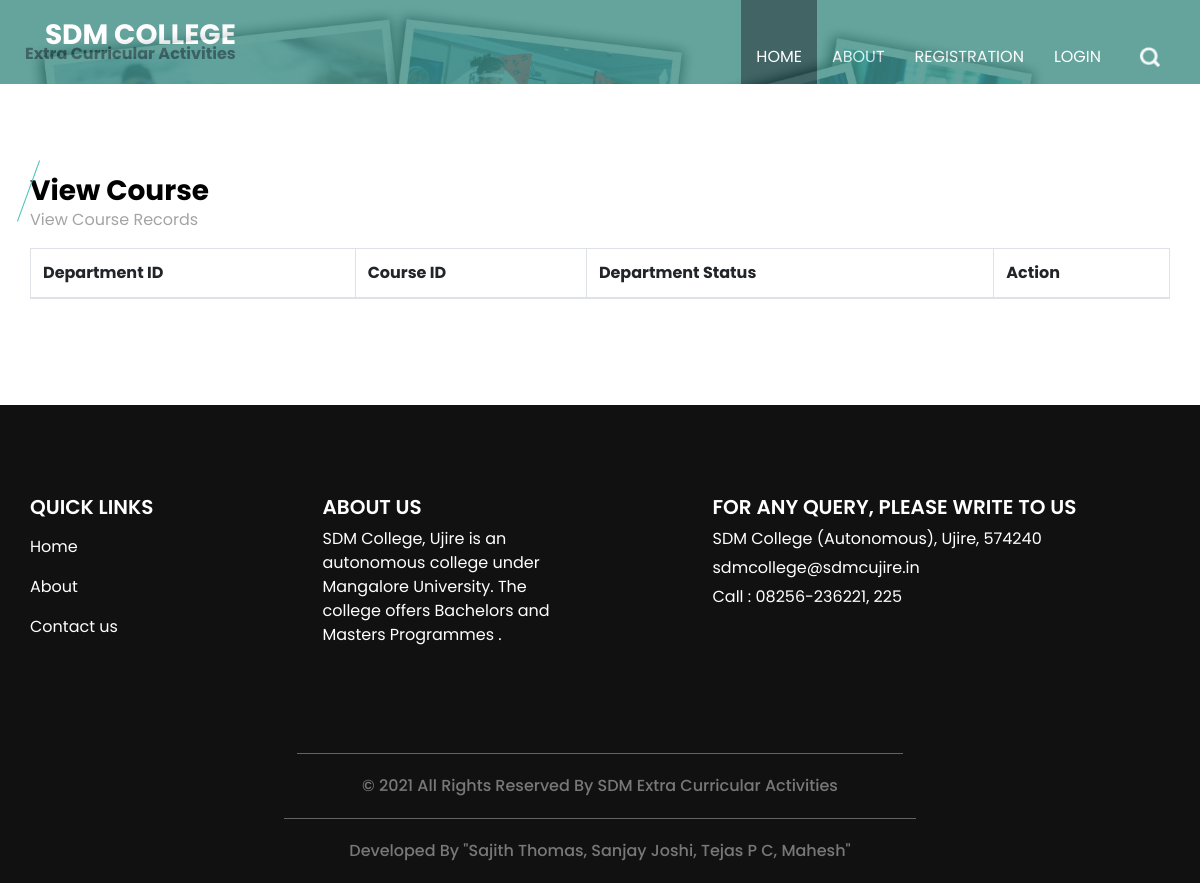
Page /view-departmentcourse.php on the earlier database version.
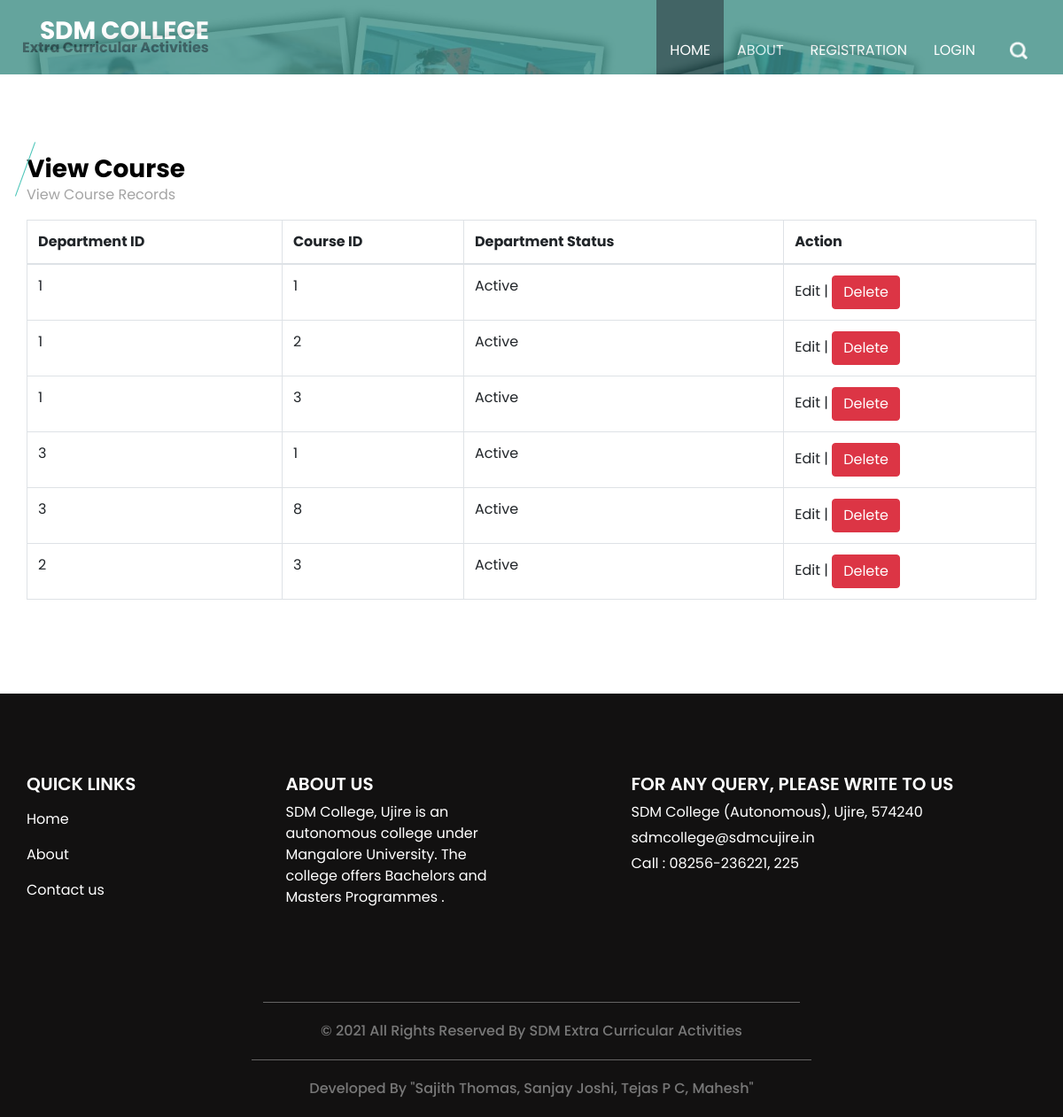
Same page on the later database version.
### tables this page shows
CREATE TABLE `dept_course` (
  `dept_course_id` int(11) NOT NULL,
  `department_id` int(11) NOT NULL,
  `course_id` int(11) NOT NULL,
  `dept_status` varchar(10) NOT NULL
);

### view-departmentcourse.php (the view, shortened to what this page needs)
<?php
include("header.php");
?>
  <section class="event_section layout_padding">
    <div class="container">
      <div class="heading_container">
        <h3>
          View Course
        </h3>
        <p>
          View Course Records
        </p>
      </div>
      <div class="event_container">
        <div class="">
<table id="datatableplugin" class="table table-bordered">
	<thead>
		<tr>
			<th>Department ID</th>
			<th>Course ID</th>
			<th>Department Status</th>
			<th>Action</th>
		</tr>
	</thead>
	<tbody>
		<?php
		$sqlview = "SELECT * FROM  dept_course ";
		$qsqlview = mysqli_query($con,$sqlview);
		while($rsview = mysqli_fetch_array($qsqlview))
		{
			echo "<tr>
				<td>$rsview[department_id]</td>
				<td>$rsview[course_id]</td>
				<td>$rsview[dept_status]</td>
				<td>Edit |
				<a href='view-departmentcourse.php?delid=$rsview[dept_course_id]' class='btn btn-danger' onclick='return confirmdel()' >Delete</a>
			</tr>";
		}
		?>
	</tbody>
</table>
        </div>
      </div>
    </div>
  </section>
<?php
include("footer.php");
?>

Differences in the rows shown:
added dept_course: department "1", course "1", dept_status "Active"
added dept_course: department "1", course "2", dept_status "Active"
added dept_course: department "1", course "3", dept_status "Active"
added dept_course: department "3", course "1", dept_status "Active"
added dept_course: department "3", course "8", dept_status "Active"
added dept_course: department "2", course "3", dept_status "Active"
